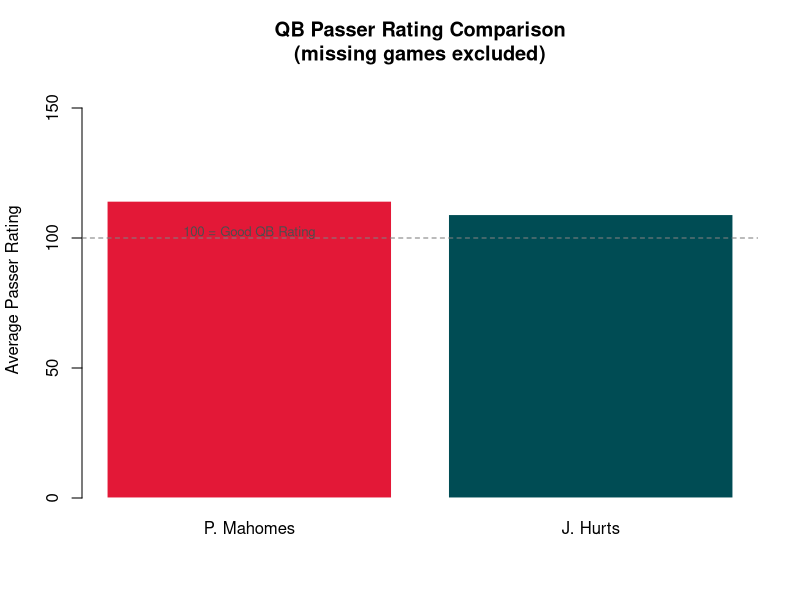

Source code (R):
## ---- chunk 1
knitr::opts_chunk$set(echo = TRUE)
## ---- chunk 2
# Patrick Mahomes' passing yards per game, 2024 season (first 10 games)
mahomes_yards <- c(267, 331, 198, 312, 279, 290, 341, 188, 255, 320)
mahomes_yards
## ---- chunk 3
# Basic information about the vector
length(mahomes_yards)   # How many elements?
class(mahomes_yards)    # What type?
## ---- chunk 4
# Give each value a name corresponding to the opponent
opponents <- c("BAL", "CIN", "ATL", "LAC", "NO",
               "LV", "TB", "DEN", "CAR", "LV")

names(mahomes_yards) <- opponents
mahomes_yards
## ---- chunk 5
# Now you can see which game each number belongs to
# Access by name
mahomes_yards["BAL"]
mahomes_yards["TB"]
## ---- chunk 6
# Lamar Jackson's rushing yards per game, 2024 season
# He missed 2 games due to injury (games 6 and 11)
jackson_rushing <- c(45, 62, 38, 71, 55, NA, 49, 83, 60, 41, NA, 77)
jackson_rushing
## ---- chunk 7
# R tells you there are 2 NAs
summary(jackson_rushing)
## ---- chunk 8
# Which positions are NA?
is.na(jackson_rushing)
## ---- chunk 9
# How many games did he miss?
sum(is.na(jackson_rushing))
## ---- chunk 10
# How many games did he play?
sum(!is.na(jackson_rushing))   # ! means "NOT"
## ---- chunk 11
mean(jackson_rushing)   # Returns NA — because of the missing games!
## ---- chunk 12
# Now we get a real answer
mean(jackson_rushing, na.rm = TRUE)
## ---- chunk 13
sum(jackson_rushing,  na.rm = TRUE)
max(jackson_rushing,  na.rm = TRUE)
min(jackson_rushing,  na.rm = TRUE)
## ---- chunk 14
# na.omit() removes all NA values
jackson_clean <- na.omit(jackson_rushing)
jackson_clean
length(jackson_clean)   # 10 games (the 2 missed are gone)
## ---- chunk 15
# Alternatively, use logical indexing (we'll cover this more in Lab 6)
jackson_played <- jackson_rushing[!is.na(jackson_rushing)]
jackson_played
## ---- chunk 16
jackson_with_zeros <- jackson_rushing
jackson_with_zeros[is.na(jackson_with_zeros)] <- 0
jackson_with_zeros
## ---- chunk 17
# Points scored by the Dallas Cowboys in each week of the season
cowboys_pts <- c(24, 17, 31, 20, 28, 14, 35, 22, 19, 27,
                 30, 21, 16, 28, 33, 18, 24)

# Points scored by opponents (what they allowed)
cowboys_allowed <- c(20, 21, 28, 17, 31, 20, 28, 30, 22, 14,
                     17, 24, 27, 21, 30, 27, 20)

# Point differential for each game (positive = win, negative = loss)
point_diff <- cowboys_pts - cowboys_allowed
point_diff
## ---- chunk 18
# Which games did they win?
won_game <- point_diff > 0
won_game
## ---- chunk 19
# How many wins?
sum(won_game)
## ---- chunk 20
# How many losses?
sum(point_diff < 0)
## ---- chunk 21
# Total points scored this season
sum(cowboys_pts)

# Average points per game
round(mean(cowboys_pts), 1)
## ---- chunk 22
# Suppose each point is worth different fantasy values
# 1 point = 1 fantasy point, but bonus points for games over 28

bonus <- ifelse(cowboys_pts > 28, 3, 0)   # 3 bonus points for high-scoring games
fantasy_score <- cowboys_pts + bonus
fantasy_score
## ---- chunk 23
# 10-game passer rating comparison
qb_names <- c("Game 1", "Game 2", "Game 3", "Game 4", "Game 5",
               "Game 6", "Game 7", "Game 8", "Game 9", "Game 10")

# Patrick Mahomes passer ratings (0-158.3 scale)
mahomes_rating <- c(112.4, 98.7, 131.2, NA, 105.8,
                    122.1, 89.3, 141.5, 107.6, 118.9)

# Jalen Hurts passer ratings
hurts_rating   <- c(98.1, 107.5, 88.4, 125.3, 110.2,
                    NA, 119.7, 92.8, NA, 130.1)

# How many games did each miss?
cat("Mahomes missed:", sum(is.na(mahomes_rating)), "game(s)\n")
cat("Hurts missed:  ", sum(is.na(hurts_rating)), "game(s)\n")
## ---- chunk 24
# Average passer rating (ignoring missed games)
mahomes_avg <- mean(mahomes_rating, na.rm = TRUE)
hurts_avg   <- mean(hurts_rating,   na.rm = TRUE)

cat("Mahomes average passer rating:", round(mahomes_avg, 1), "\n")
cat("Hurts average passer rating:  ", round(hurts_avg,   1), "\n")
cat("Difference:", round(mahomes_avg - hurts_avg, 1), "points\n")
## ---- chunk 25
# Simple side-by-side bar chart
barplot(
  c(mahomes_avg, hurts_avg),
  names.arg = c("P. Mahomes", "J. Hurts"),
  col       = c("#E31837", "#004C54"),   # Chiefs red, Eagles midnight green
  ylim      = c(0, 160),
  ylab      = "Average Passer Rating",
  main      = "QB Passer Rating Comparison\n(missing games excluded)",
  border    = "white"
)
abline(h = 100, col = "gray50", lty = 2)
text(0.7, 102, "100 = Good QB Rating", col = "gray30", cex = 0.8)
